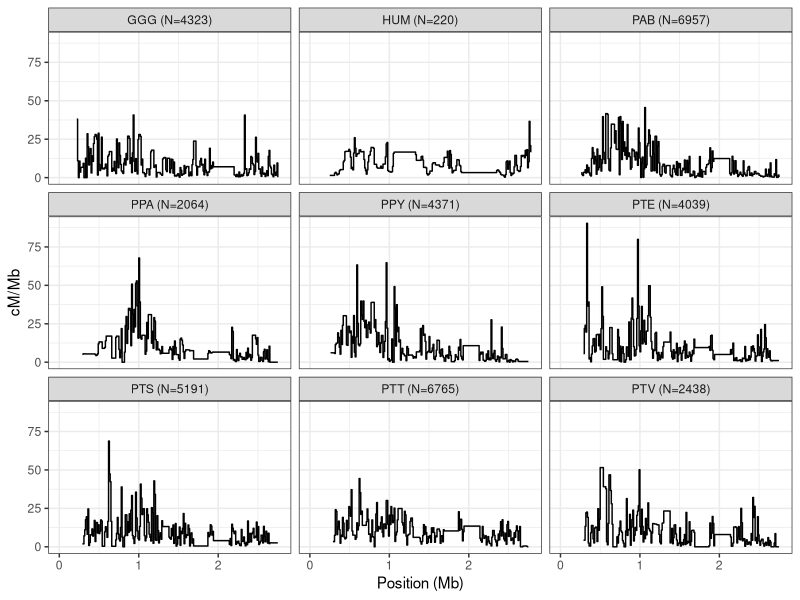

Source code (R): (Note: this script raises an error after producing the figure.)
# load libraries and data
library(ggplot2)
library (cowplot)

data_4 <- read.table("data_4.txt", header=TRUE, sep = "\t")
data_5 <- read.table("data_5.txt", header=TRUE, sep = "\t")
data_6 <- read.table("data_6.txt", header=TRUE, sep = "\t")
data_7 <- read.table("data_7.txt", header=TRUE, sep = "\t")
data_8 <- read.table("data_8.txt", header=TRUE, sep = "\t")
data_9 <- read.table("data_9.txt", header=TRUE, sep = "\t")
data_10 <- read.table("data_10.txt", header=TRUE, sep = "\t")

# plot
p1 <- ggplot(data_4, aes(x=POS/1000000, y = cMmbAvgREC)) + 
  theme_bw() + 
  geom_step() + 
  xlab("Position (Mb)") + 
  ylab("cM/Mb") + 
  facet_wrap(.~spAbbr2, ncol=3)
p1

p2 <-ggcorrplot(as.matrix(data_5), p.mat = as.matrix(data_6), type = "upper",lab = TRUE, colors = c("#377eb8", "white", "#e41a1c"))
p2

p3 <- ggplot(data_7, aes(x=POS/1000000, y = param, col=pType)) +
  theme_bw() + 
  geom_step() + 
  xlab("Position (Mb)") + 
  ylab("Nucleotide diversity") +
  facet_wrap(.~spAbbr3, ncol=3) + 
  scale_color_manual(values = c("#e41a1c","#377eb8")) + 
  theme(legend.title = element_blank(),legend.box.background = element_rect(colour = "black"))
p3

p4 <- ggcorrplot(as.matrix(data_8), p.mat = as.matrix(data_9) ,type = "upper",lab = TRUE, colors = c("#377eb8", "white", "#e41a1c"))
p4

tt <- plot_grid(p1, p2, p3, p4, ncol = 2, align = "v", axis = "lr", rel_widths = c(1.5,1), labels = c("A", "B", "C", "D"))

ggsave("fig_5.png", tt, width=35, height=25, units = "cm")

# plot Figure S1
s1 <- ggplot(data_10, aes(x=log(cMmbAvgREC), y=log(pi/nCall))) + 
  geom_point(size=0.5) + 
  facet_wrap(.~spAbbr, ncol=3)+
  theme_bw()+
  geom_smooth(method = "lm", col="red", lty=2)+
  xlab(expression(italic(log[2])(cM/Mb))) + 
  ylab(expression(italic(log[2])(pi)))
s1

ggsave("fig_s1.png", s1, width=20, height=15, units = "cm")
